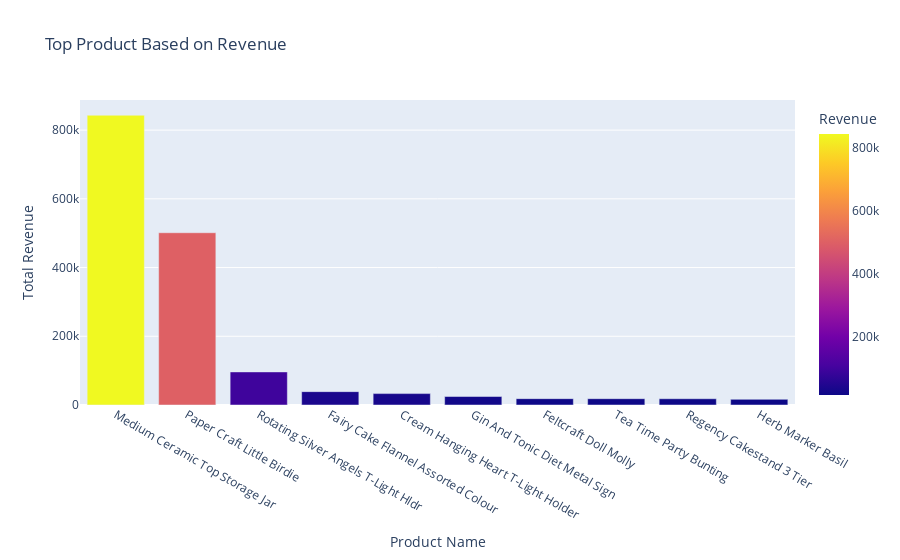

Notebook code cell kept with this figure:
### Code cell
# Grouping ProductName with Revenue
top_product = df_cancel.groupby(['ProductName'])['Revenue'].sum().reset_index()
top_product = top_product.sort_values(by=['Revenue'], ascending = False)

# Creating Diagram Bar to determine which country has top revenue
fig = px.bar(top_product.head(10), x='ProductName', y='Revenue', color='Revenue', title='Top Product Based on Revenue')
fig.update_xaxes(title='Product Name')
fig.update_yaxes(title='Total Revenue')
fig.show()

### Figure 1 — Plotly figure (JSON) as saved in the notebook; plotly's stock layout.template omitted (floating-point values rounded to 4 significant figures)
{"data": [{"alignmentgroup": "True", "hovertemplate": "ProductName=%{x}<br>Revenue=%{marker.color}<extra></extra>", "legendgroup": "", "marker": {"color": [843300.0, 501400.0, 96310.0, 38920.0, 33190.0, 24680.0, 18420.0, 18380.0, 18150.0, 16510.0], "coloraxis": "coloraxis", "pattern": {"shape": ""}}, "name": "", "offsetgroup": "", "orientation": "v", "showlegend": false, "textposition": "auto", "type": "bar", "x": ["Medium Ceramic Top Storage Jar", "Paper Craft Little Birdie", "Rotating Silver Angels T-Light Hldr", "Fairy Cake Flannel Assorted Colour", "Cream Hanging Heart T-Light Holder", "Gin And Tonic Diet Metal Sign", "Feltcraft Doll Molly", "Tea Time Party Bunting", "Regency Cakestand 3 Tier", "Herb Marker Basil"], "xaxis": "x", "y": [843300.0, 501400.0, 96310.0, 38920.0, 33190.0, 24680.0, 18420.0, 18380.0, 18150.0, 16510.0], "yaxis": "y"}], "layout": {"barmode": "relative", "coloraxis": {"colorbar": {"title": {"text": "Revenue"}}, "colorscale": [[0, "#0d0887"], [0.1111, "#46039f"], [0.2222, "#7201a8"], [0.3333, "#9c179e"], [0.4444, "#bd3786"], [0.5556, "#d8576b"], [0.6667, "#ed7953"], [0.7778, "#fb9f3a"], [0.8889, "#fdca26"], [1, "#f0f921"]]}, "legend": {"tracegroupgap": 0}, "title": {"text": "Top Product Based on Revenue"}, "xaxis": {"anchor": "y", "domain": [0, 1], "title": {"text": "Product Name"}}, "yaxis": {"anchor": "x", "domain": [0, 1], "title": {"text": "Total Revenue"}}}}
